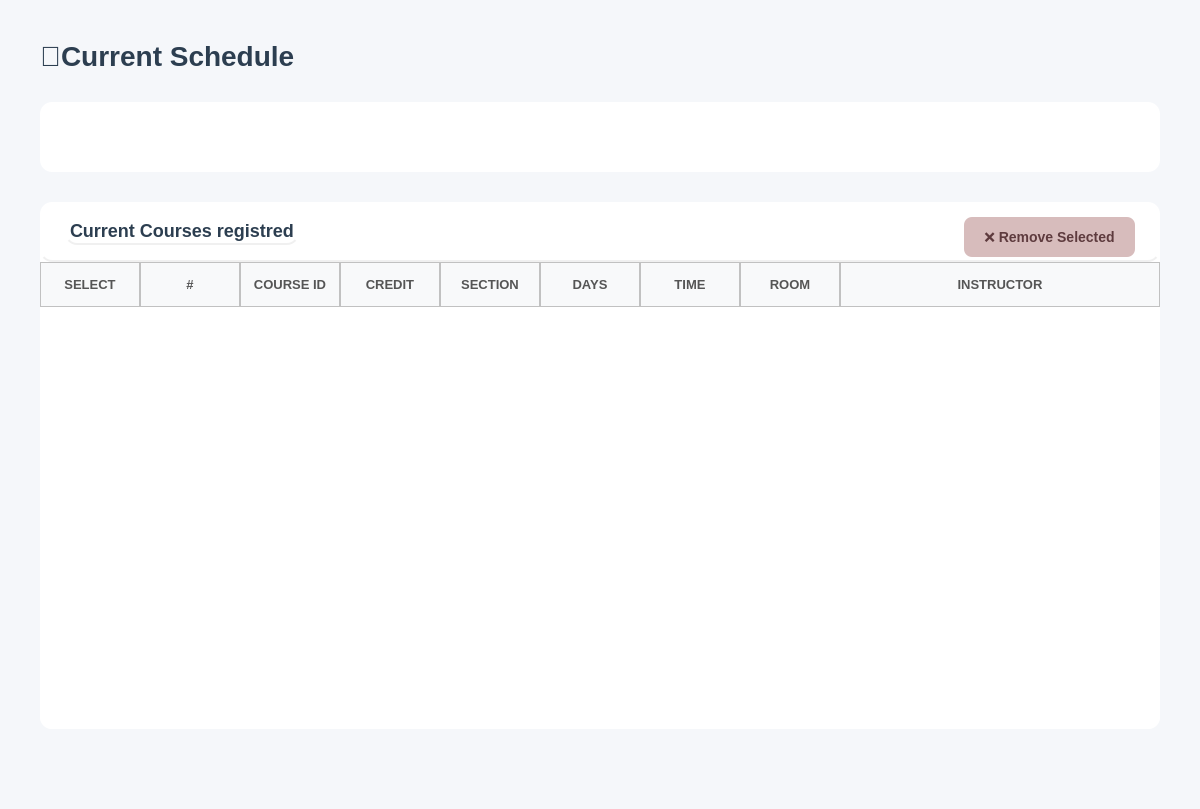
<?xml version="1.0" encoding="UTF-8"?>
<ui version="4.0">
 <class>AllStudents</class>
 <widget class="QWidget" name="AllStudents">
  <property name="geometry">
   <rect>
    <x>0</x>
    <y>0</y>
    <width>1200</width>
    <height>809</height>
   </rect>
  </property>
  <property name="windowTitle">
   <string/>
  </property>
  <property name="styleSheet">
   <string notr="true">background-color: #f5f7fa;</string>
  </property>
  <layout class="QVBoxLayout" name="mainLayout">
   <property name="spacing">
    <number>30</number>
   </property>
   <property name="leftMargin">
    <number>40</number>
   </property>
   <property name="topMargin">
    <number>40</number>
   </property>
   <property name="rightMargin">
    <number>40</number>
   </property>
   <property name="bottomMargin">
    <number>20</number>
   </property>
   <item>
    <layout class="QHBoxLayout" name="headerLayout">
     <item>
      <widget class="QLabel" name="labelTitle">
       <property name="styleSheet">
        <string notr="true">font-size: 28px; font-weight: bold; color: #2c3e50; background: transparent;</string>
       </property>
       <property name="text">
        <string>📅Current Schedule</string>
       </property>
      </widget>
     </item>
     <item>
      <spacer name="headerSpacer">
       <property name="orientation">
        <enum>Qt::Orientation::Horizontal</enum>
       </property>
       <property name="sizeHint" stdset="0">
        <size>
         <width>40</width>
         <height>20</height>
        </size>
       </property>
      </spacer>
     </item>
    </layout>
   </item>
   <item>
    <widget class="QFrame" name="filterFrame">
     <property name="minimumSize">
      <size>
       <width>0</width>
       <height>70</height>
      </size>
     </property>
     <property name="maximumSize">
      <size>
       <width>16777215</width>
       <height>70</height>
      </size>
     </property>
     <property name="styleSheet">
      <string notr="true">background-color: white; border-radius: 12px;</string>
     </property>
     <property name="frameShape">
      <enum>QFrame::Shape::StyledPanel</enum>
     </property>
     <layout class="QHBoxLayout" name="filterLayout">
      <property name="leftMargin">
       <number>25</number>
      </property>
      <property name="topMargin">
       <number>15</number>
      </property>
      <property name="rightMargin">
       <number>25</number>
      </property>
      <property name="bottomMargin">
       <number>15</number>
      </property>
      <item>
       <spacer name="filterSpacer">
        <property name="orientation">
         <enum>Qt::Orientation::Horizontal</enum>
        </property>
        <property name="sizeHint" stdset="0">
         <size>
          <width>40</width>
          <height>20</height>
         </size>
        </property>
       </spacer>
      </item>
     </layout>
    </widget>
   </item>
   <item>
    <widget class="QFrame" name="tableFrame">
     <property name="styleSheet">
      <string notr="true">background-color: white; border-radius: 12px;</string>
     </property>
     <property name="frameShape">
      <enum>QFrame::Shape::StyledPanel</enum>
     </property>
     <layout class="QVBoxLayout" name="tableMainLayout">
      <property name="spacing">
       <number>0</number>
      </property>
      <property name="leftMargin">
       <number>0</number>
      </property>
      <property name="topMargin">
       <number>0</number>
      </property>
      <property name="rightMargin">
       <number>0</number>
      </property>
      <property name="bottomMargin">
       <number>0</number>
      </property>
      <item>
       <widget class="QFrame" name="tableHeader">
        <property name="minimumSize">
         <size>
          <width>0</width>
          <height>60</height>
         </size>
        </property>
        <property name="maximumSize">
         <size>
          <width>16777215</width>
          <height>60</height>
         </size>
        </property>
        <property name="styleSheet">
         <string notr="true">background: transparent; border-bottom: 2px solid #f0f0f0;</string>
        </property>
        <property name="frameShape">
         <enum>QFrame::Shape::StyledPanel</enum>
        </property>
        <layout class="QHBoxLayout" name="tableHeaderLayout">
         <property name="leftMargin">
          <number>25</number>
         </property>
         <property name="topMargin">
          <number>15</number>
         </property>
         <property name="rightMargin">
          <number>25</number>
         </property>
         <property name="bottomMargin">
          <number>15</number>
         </property>
         <item>
          <widget class="QLabel" name="tableTitle">
           <property name="styleSheet">
            <string notr="true">font-size: 18px; font-weight: bold; color: #2c3e50; background: transparent;</string>
           </property>
           <property name="text">
            <string>Current Courses registred</string>
           </property>
          </widget>
         </item>
         <item>
          <spacer name="tableHeaderSpacer">
           <property name="orientation">
            <enum>Qt::Orientation::Horizontal</enum>
           </property>
           <property name="sizeHint" stdset="0">
            <size>
             <width>40</width>
             <height>20</height>
            </size>
           </property>
          </spacer>
         </item>
         <item>
          <widget class="QPushButton" name="buttonRemoveSelected">
           <property name="enabled">
            <bool>false</bool>
           </property>
           <property name="minimumSize">
            <size>
             <width>120</width>
             <height>40</height>
            </size>
           </property>
           <property name="cursor">
            <cursorShape>PointingHandCursor</cursorShape>
           </property>
           <property name="styleSheet">
            <string notr="true">/* ---- Reject Button ---- */
QPushButton {
    background-color: #f8d7da;
    color: #721c24;
    border: none;
    border-radius: 8px;
    font-size: 14px;
    font-weight: bold;
    padding: 10px 20px;
}
QPushButton:hover {
    background-color: #c82333;
    color: white;
}
QPushButton:pressed {
    background-color: #a71d2a;  /* slightly darker for pressed feedback */
}
QPushButton:disabled {
    background-color: #d7bcbc; /* more washed-out red */
    color: #5e3b3e;
}</string>
           </property>
           <property name="text">
            <string>❌ Remove Selected</string>
           </property>
          </widget>
         </item>
        </layout>
       </widget>
      </item>
      <item>
       <widget class="QTableWidget" name="tableCourses">
        <property name="minimumSize">
         <size>
          <width>0</width>
          <height>300</height>
         </size>
        </property>
        <property name="styleSheet">
         <string notr="true">QTableWidget {
    border: none;
    background-color: white;
    gridline-color: #e5e5e5;      /* slightly darker for visibility */
    color: #222222;               /* matches QLineEdit text color */
    font-size: 14px;
}

QTableWidget::item {
    padding: 14px;
    border: none;
    color: #222222;               /* consistent text color */
}

QTableWidget::item:selected {
    background-color: #fcebed;  /* soft pink selection */
    color: #222222;             /* keep text readable */
}

QHeaderView::section {
    background-color: #f8f9fa;
    padding: 12px;
	border: 1px solid #c1c1c1; 
    font-size: 13px;
    color: #555555;               /* similar to readOnly QLineEdit text */
    font-weight: bold;
}
QTableWidget::item:focus {
    outline: none;
    border: none;
}
/* Removes weird selection rectangle */
QTableWidget::item:focus {
    outline: none;
    border: none;
}
QTableWidget::indicator {
    width: 18px;
    height: 18px;
}

QTableWidget::indicator:unchecked {
    border: 1px solid #b8b8b8;      /* soft grey border */
    background-color: #f8f8f8;      /* very light grey */
    border-radius: 3px;             /* slightly rounded */
}

QTableWidget::indicator:checked {
    border: 1px solid #5a5a5a;      /* darker grey when selected */
    background-color: #6c6c6c;      /* washed-out grey instead of harsh green */
    image: url(&quot;&quot;);                 /* remove default checkmark */
    border-radius: 3px;
}

QTableWidget::indicator:checked:hover,
QTableWidget::indicator:unchecked:hover {
    border-color: #3a3a3a;
}

QTableWidget::indicator:checked::after {
    content: &quot;&quot;;
    image: url(&quot;&quot;); /* no default checkmark */
}
/* ===== SCROLLBARS (VERTICAL &amp; HORIZONTAL) ===== */

/* Track */
QScrollBar:vertical, QScrollBar:horizontal {
    background: rgba(255, 255, 255, 0.05);  /* subtle track */
    border-radius: 6px;
    margin: 0px;  /* remove extra space */
}

/* Handle / Thumb */
QScrollBar::handle:vertical, QScrollBar::handle:horizontal {
    background: rgba(120, 120, 120, 0.35);  /* glassy thumb */
    border-radius: 6px;
    border: 1px solid rgba(255, 255, 255, 0.2); /* subtle highlight */
    min-height: 30px; /* vertical */
    min-width: 30px;  /* horizontal */
}

QScrollBar::handle:vertical:hover,
QScrollBar::handle:horizontal:hover {
    background: rgba(120, 120, 120, 0.55);
}

/* Buttons (up/down or left/right) */
QScrollBar::add-line:vertical, QScrollBar::sub-line:vertical,
QScrollBar::add-line:horizontal, QScrollBar::sub-line:horizontal {
    width: 16px;  /* horizontal buttons width */
    height: 16px; /* vertical buttons height */
    background: rgba(180, 180, 180, 0.35);
    border-radius: 4px;
}

/* Arrow icons */
QScrollBar::up-arrow:vertical, QScrollBar::down-arrow:vertical,
QScrollBar::left-arrow:horizontal, QScrollBar::right-arrow:horizontal {
    width: 6px;
    height: 6px;
    background: transparent;
}

/* Remove blank areas */
QScrollBar::add-page:vertical, QScrollBar::sub-page:vertical,
QScrollBar::add-page:horizontal, QScrollBar::sub-page:horizontal {
    background: none;
}

/* Sizes */
QScrollBar:vertical { width: 12px; }
QScrollBar:horizontal { height: 12px; }
</string>
        </property>
        <property name="editTriggers">
         <set>QAbstractItemView::EditTrigger::NoEditTriggers</set>
        </property>
        <property name="alternatingRowColors">
         <bool>true</bool>
        </property>
        <property name="selectionMode">
         <enum>QAbstractItemView::SelectionMode::ContiguousSelection</enum>
        </property>
        <property name="selectionBehavior">
         <enum>QAbstractItemView::SelectionBehavior::SelectRows</enum>
        </property>
        <property name="verticalScrollMode">
         <enum>QAbstractItemView::ScrollMode::ScrollPerPixel</enum>
        </property>
        <property name="horizontalScrollMode">
         <enum>QAbstractItemView::ScrollMode::ScrollPerPixel</enum>
        </property>
        <property name="cornerButtonEnabled">
         <bool>true</bool>
        </property>
        <attribute name="horizontalHeaderStretchLastSection">
         <bool>true</bool>
        </attribute>
        <attribute name="verticalHeaderVisible">
         <bool>false</bool>
        </attribute>
        <attribute name="verticalHeaderCascadingSectionResizes">
         <bool>true</bool>
        </attribute>
        <column>
         <property name="text">
          <string>SELECT</string>
         </property>
        </column>
        <column>
         <property name="text">
          <string>#</string>
         </property>
        </column>
        <column>
         <property name="text">
          <string>COURSE ID</string>
         </property>
        </column>
        <column>
         <property name="text">
          <string>CREDIT</string>
         </property>
        </column>
        <column>
         <property name="text">
          <string>SECTION</string>
         </property>
        </column>
        <column>
         <property name="text">
          <string>DAYS</string>
         </property>
        </column>
        <column>
         <property name="text">
          <string>TIME</string>
         </property>
        </column>
        <column>
         <property name="text">
          <string>ROOM</string>
         </property>
        </column>
        <column>
         <property name="text">
          <string>INSTRUCTOR</string>
         </property>
        </column>
       </widget>
      </item>
     </layout>
    </widget>
   </item>
   <item>
    <spacer name="verticalSpacer">
     <property name="orientation">
      <enum>Qt::Orientation::Vertical</enum>
     </property>
     <property name="sizeType">
      <enum>QSizePolicy::Policy::Maximum</enum>
     </property>
     <property name="sizeHint" stdset="0">
      <size>
       <width>20</width>
       <height>60</height>
      </size>
     </property>
    </spacer>
   </item>
  </layout>
 </widget>
 <resources/>
 <connections/>
</ui>
